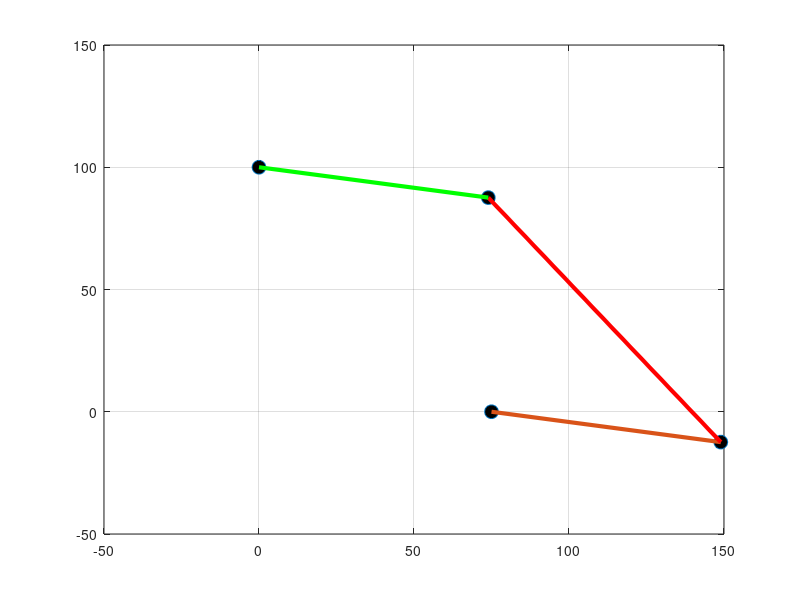

The MATLAB script that drew this image:
% Ecuaciones de movimiento mecanismo principal AIB

clear all; clc; close all;
%delete 'anim.gif' % Borrar animacion si ya existe


% Dimensiones en mm
a = 100; % Alto del soporte brazo principal
b = 75; % Distancia del origen al eje motor
r1 = 75; % Longitud del brazo principal
r2 = 25; % Longitud del brazo motor
r2 = 75; % Distancia entre el apoyo del brazo y el cabezal
d = sqrt(a^2+r2^2); % Longitud de la biela

% Parametros de la ecuacion (con t = 0)
p = [
	-2*a,
	a^2 - r1^2,
	-2*r2*cos(0) - 2*b,
	-2*r2*sin(0),
	r2^2 + b^2 - d^2 + 2*r2*b*cos(0)
];

% Sistema de ecuaciones a resolver
function y = eq_sys(x, p)
	y(1) = x(1)^2 + x(2)^2 + p(1)*x(2) + p(2);
	y(2) = x(1)^2 + x(2)^2 + p(3)*x(1) + p(4)*x(2) + p(5);
endfunction

x0 = [b; a]; % Solucion inicial para el solver

for t=0:0.2:4*pi
	clf;

	% Parametros dependientes del tiempo
	p(3:5) = [-2*r2*cos(t) - 2*b,-2*r2*sin(t),r2^2 + b^2 - d^2 + 2*r2*b*cos(t)];

	x = fsolve(@(x) eq_sys(x, p), x0); % Resolver sistema de ecuaciones para el instante actual

	% Dibujar puntos	
	plot([0, b, r2*cos(t)+b, x(1)], [a, 0, r2*sin(t), x(2)],'o','markerfacecolor','k','markersize',10);
	hold on
	% Dibujar ejes
	plot([b, r2*cos(t)+b], [0, r2*sin(t)],'linewidth',3);
	plot([r2*cos(t)+b, x(1)], [r2*sin(t), x(2)],'r','linewidth',3);
	plot([0, x(1)], [a, x(2)],'g','linewidth',3);
	
	% Fijar
	axis([-50,150,-50,150]);
	grid;

	pause(0.1);

	%saveas (1, 'snap.png'); % Exportar grafico a imagen (se puede pasar a matriz??)
	%im = imread('snap.png'); % Importar como matriz
	%imwrite(im,'anim.gif','gif','writemode','append','DelayTime',0); % Adjuntar a gif animado
end

%delete 'snap.png' % Borrar imagen temporal